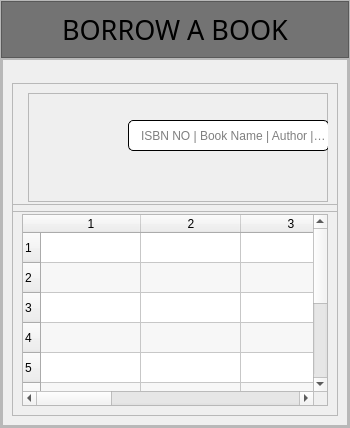
               <widget class="QWidget" name="page_15">
                <layout class="QVBoxLayout" name="verticalLayout_44">
                 <property name="spacing">
                  <number>0</number>
                 </property>
                 <property name="leftMargin">
                  <number>0</number>
                 </property>
                 <property name="topMargin">
                  <number>0</number>
                 </property>
                 <property name="rightMargin">
                  <number>0</number>
                 </property>
                 <property name="bottomMargin">
                  <number>0</number>
                 </property>
                 <item>
                  <widget class="QFrame" name="frame_120">
                   <property name="frameShape">
                    <enum>QFrame::StyledPanel</enum>
                   </property>
                   <property name="frameShadow">
                    <enum>QFrame::Raised</enum>
                   </property>
                   <layout class="QVBoxLayout" name="verticalLayout_54">
                    <property name="spacing">
                     <number>0</number>
                    </property>
                    <property name="leftMargin">
                     <number>0</number>
                    </property>
                    <property name="topMargin">
                     <number>0</number>
                    </property>
                    <property name="rightMargin">
                     <number>0</number>
                    </property>
                    <property name="bottomMargin">
                     <number>0</number>
                    </property>
                    <item>
                     <widget class="QFrame" name="frame_121">
                      <property name="maximumSize">
                       <size>
                        <width>16777215</width>
                        <height>60</height>
                       </size>
                      </property>
                      <property name="styleSheet">
                       <string notr="true">background-color: rgb(115, 115, 115);</string>
                      </property>
                      <property name="frameShape">
                       <enum>QFrame::StyledPanel</enum>
                      </property>
                      <property name="frameShadow">
                       <enum>QFrame::Raised</enum>
                      </property>
                      <layout class="QHBoxLayout" name="horizontalLayout_53">
                       <item>
                        <widget class="QLabel" name="label_78">
                         <property name="font">
                          <font>
                           <family>Nova Flat</family>
                           <pointsize>20</pointsize>
                          </font>
                         </property>
                         <property name="text">
                          <string>BORROW A BOOK</string>
                         </property>
                         <property name="alignment">
                          <set>Qt::AlignCenter</set>
                         </property>
                        </widget>
                       </item>
                      </layout>
                     </widget>
                    </item>
                    <item>
                     <widget class="QFrame" name="frame_124">
                      <property name="frameShape">
                       <enum>QFrame::StyledPanel</enum>
                      </property>
                      <property name="frameShadow">
                       <enum>QFrame::Raised</enum>
                      </property>
                      <layout class="QVBoxLayout" name="verticalLayout_55">
                       <property name="spacing">
                        <number>0</number>
                       </property>
                       <property name="leftMargin">
                        <number>0</number>
                       </property>
                       <property name="topMargin">
                        <number>0</number>
                       </property>
                       <property name="rightMargin">
                        <number>0</number>
                       </property>
                       <property name="bottomMargin">
                        <number>0</number>
                       </property>
                       <item>
                        <widget class="QFrame" name="frame_128">
                         <property name="frameShape">
                          <enum>QFrame::StyledPanel</enum>
                         </property>
                         <property name="frameShadow">
                          <enum>QFrame::Raised</enum>
                         </property>
                         <layout class="QVBoxLayout" name="verticalLayout_56">
                          <item>
                           <widget class="QFrame" name="frame_129">
                            <property name="minimumSize">
                             <size>
                              <width>0</width>
                              <height>129</height>
                             </size>
                            </property>
                            <property name="maximumSize">
                             <size>
                              <width>16777215</width>
                              <height>100</height>
                             </size>
                            </property>
                            <property name="frameShape">
                             <enum>QFrame::StyledPanel</enum>
                            </property>
                            <property name="frameShadow">
                             <enum>QFrame::Raised</enum>
                            </property>
                            <layout class="QHBoxLayout" name="horizontalLayout_55">
                             <item>
                              <widget class="QFrame" name="frame_130">
                               <property name="frameShape">
                                <enum>QFrame::StyledPanel</enum>
                               </property>
                               <property name="frameShadow">
                                <enum>QFrame::Raised</enum>
                               </property>
                               <widget class="QLineEdit" name="lineEdit_31">
                                <property name="geometry">
                                 <rect>
                                  <x>10</x>
                                  <y>30</y>
                                  <width>151</width>
                                  <height>31</height>
                                 </rect>
                                </property>
                                <property name="styleSheet">
                                 <string notr="true">border: 1.1px solid black;
padding-left: 10 px;
border-radius:5px
</string>
                                </property>
                                <property name="echoMode">
                                 <enum>QLineEdit::Normal</enum>
                                </property>
                                <property name="placeholderText">
                                 <string>5</string>
                                </property>
                               </widget>
                               <widget class="QPushButton" name="pushButton_36">
                                <property name="geometry">
                                 <rect>
                                  <x>130</x>
                                  <y>70</y>
                                  <width>121</width>
                                  <height>31</height>
                                 </rect>
                                </property>
                                <property name="font">
                                 <font>
                                  <pointsize>11</pointsize>
                                 </font>
                                </property>
                                <property name="cursor">
                                 <cursorShape>PointingHandCursor</cursorShape>
                                </property>
                                <property name="styleSheet">
                                 <string notr="true">background-color: rgb(0, 166, 0);
border-radius:5px</string>
                                </property>
                                <property name="text">
                                 <string>Borrow book</string>
                                </property>
                                <property name="shortcut">
                                 <string>Return</string>
                                </property>
                               </widget>
                               <widget class="QDateEdit" name="dateEdit_2">
                                <property name="geometry">
                                 <rect>
                                  <x>189</x>
                                  <y>30</y>
                                  <width>161</width>
                                  <height>31</height>
                                 </rect>
                                </property>
                                <property name="font">
                                 <font>
                                  <family>Nova Flat</family>
                                  <pointsize>11</pointsize>
                                  <weight>50</weight>
                                  <bold>false</bold>
                                 </font>
                                </property>
                                <property name="styleSheet">
                                 <string notr="true">border: 1.1px solid black;
padding-left: 5 px;
border-radius:5px
</string>
                                </property>
                                <property name="displayFormat">
                                 <string>yyyy MMMM dd</string>
                                </property>
                               </widget>
                               <widget class="QLabel" name="label_88">
                                <property name="geometry">
                                 <rect>
                                  <x>0</x>
                                  <y>0</y>
                                  <width>161</width>
                                  <height>31</height>
                                 </rect>
                                </property>
                                <property name="font">
                                 <font>
                                  <family>Nova Flat</family>
                                  <pointsize>10</pointsize>
                                 </font>
                                </property>
                                <property name="text">
                                 <string>Entar Book ID</string>
                                </property>
                                <property name="alignment">
                                 <set>Qt::AlignCenter</set>
                                </property>
                               </widget>
                               <widget class="QLabel" name="label_89">
                                <property name="geometry">
                                 <rect>
                                  <x>180</x>
                                  <y>0</y>
                                  <width>171</width>
                                  <height>31</height>
                                 </rect>
                                </property>
                                <property name="font">
                                 <font>
                                  <family>Nova Flat</family>
                                  <pointsize>11</pointsize>
                                 </font>
                                </property>
                                <property name="text">
                                 <string>Expected return Date</string>
                                </property>
                                <property name="alignment">
                                 <set>Qt::AlignCenter</set>
                                </property>
                               </widget>
                              </widget>
                             </item>
                             <item>
                              <widget class="QFrame" name="frame_131">
                               <property name="minimumSize">
                                <size>
                                 <width>300</width>
                                 <height>0</height>
                                </size>
                               </property>
                               <property name="frameShape">
                                <enum>QFrame::StyledPanel</enum>
                               </property>
                               <property name="frameShadow">
                                <enum>QFrame::Raised</enum>
                               </property>
                               <widget class="QLineEdit" name="lineEdit_32">
                                <property name="geometry">
                                 <rect>
                                  <x>100</x>
                                  <y>27</y>
                                  <width>201</width>
                                  <height>31</height>
                                 </rect>
                                </property>
                                <property name="styleSheet">
                                 <string notr="true">border: 1.1px solid black;
padding-left: 10 px;
border-radius:5px
</string>
                                </property>
                                <property name="echoMode">
                                 <enum>QLineEdit::Normal</enum>
                                </property>
                                <property name="placeholderText">
                                 <string>ISBN NO | Book Name | Author | Type</string>
                                </property>
                               </widget>
                               <widget class="QPushButton" name="pushButton_37">
                                <property name="geometry">
                                 <rect>
                                  <x>300</x>
                                  <y>20</y>
                                  <width>51</width>
                                  <height>41</height>
                                 </rect>
                                </property>
                                <property name="styleSheet">
                                 <string notr="true">background-color: transparent</string>
                                </property>
                                <property name="text">
                                 <string/>
                                </property>
                                <property name="icon">
                                 <iconset resource="resources.qrc">
                                  <normaloff>:/icons/icons/icons8-search-480.png</normaloff>:/icons/icons/icons8-search-480.png</iconset>
                                </property>
                                <property name="iconSize">
                                 <size>
                                  <width>40</width>
                                  <height>41</height>
                                 </size>
                                </property>
                               </widget>
                              </widget>
                             </item>
                            </layout>
                           </widget>
                          </item>
                          <item>
                           <widget class="QFrame" name="frame_132">
                            <property name="frameShape">
                             <enum>QFrame::StyledPanel</enum>
                            </property>
                            <property name="frameShadow">
                             <enum>QFrame::Raised</enum>
                            </property>
                            <layout class="QHBoxLayout" name="horizontalLayout_56">
                             <item>
                              <widget class="QTableWidget" name="tableWidget_7">
                               <property name="maximumSize">
                                <size>
                                 <width>700</width>
                                 <height>300</height>
                                </size>
                               </property>
                               <property name="alternatingRowColors">
                                <bool>true</bool>
                               </property>
                               <property name="rowCount">
                                <number>10</number>
                               </property>
                               <property name="columnCount">
                                <number>7</number>
                               </property>
                               <row/>
                               <row/>
                               <row/>
                               <row/>
                               <row/>
                               <row/>
                               <row/>
                               <row/>
                               <row/>
                               <row/>
                               <column/>
                               <column/>
                               <column/>
                               <column/>
                               <column/>
                               <column/>
                               <column/>
                              </widget>
                             </item>
                            </layout>
                           </widget>
                          </item>
                         </layout>
                        </widget>
                       </item>
                      </layout>
                     </widget>
                    </item>
                   </layout>
                  </widget>
                 </item>
                </layout>
               </widget>
